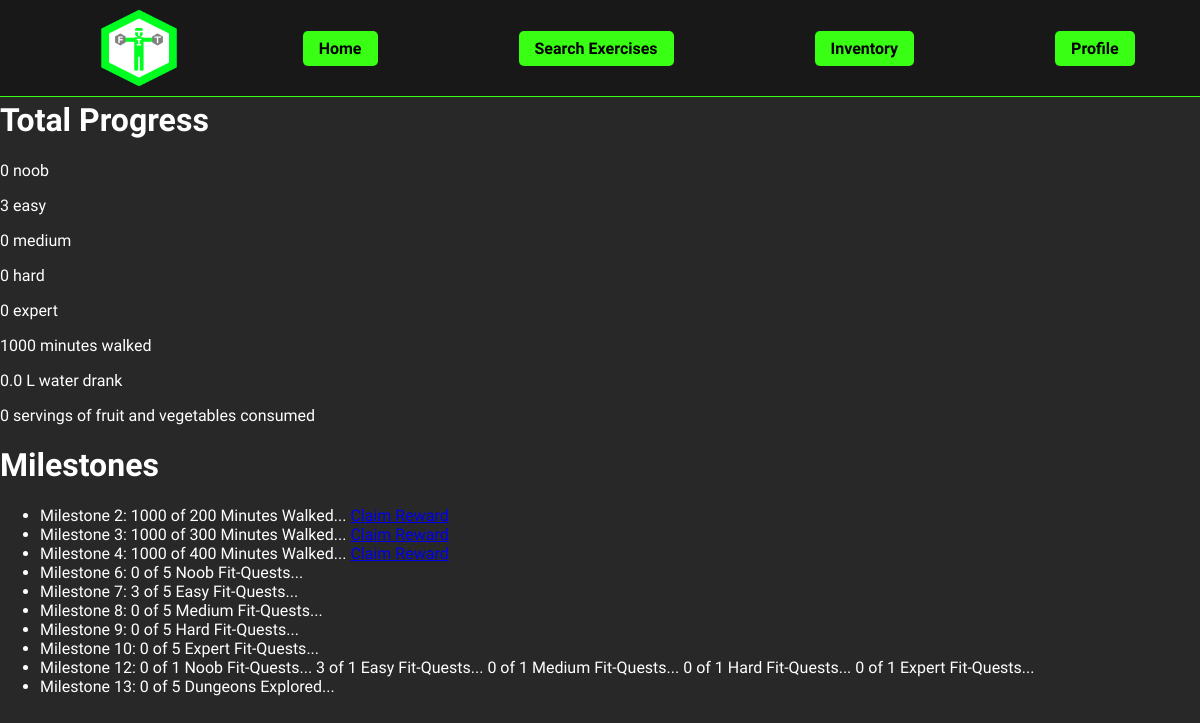
Page /dungeon/milestones/ (signed in) on the committed database.
### dungeon/models.py (models this page shows)
class Milestone(models.Model):
    num_noob_task = models.IntegerField(default=0)
    num_easy_task = models.IntegerField(default=0)
    num_medium_task = models.IntegerField(default=0)
    num_hard_task = models.IntegerField(default=0)
    num_expert_task = models.IntegerField(default=0)
    total_minutes_walked = models.IntegerField(default=0)
    total_water_drank_L = models.FloatField(default=0)
    total_fruit_veggie_servings = models.IntegerField(default=0)
    total_dungeons_completed = models.IntegerField(default=0)
    reward_action_points = models.IntegerField(default=0)
    reward_sword = models.ForeignKey(Sword, on_delete=models.SET_NULL, null=True, blank=True)
    reward_boots = models.ForeignKey(Boots, on_delete=models.SET_NULL, null=True, blank=True)
    reward_staff = models.ForeignKey(Staff, on_delete=models.SET_NULL, null=True, blank=True)
    reward_armor = models.ForeignKey(Armor, on_delete=models.SET_NULL, null=True, blank=True)
    reward_max_health = models.IntegerField(default=0)

### dungeon/views.py (the view)
# urls.py: path('milestones/', views.view_milestones, name='view_milestones'),
@login_required
def view_milestones(request):
    check_and_create_game_stats(request.user.id)
    with connection.cursor() as cursor:
        tasks_completed = []
        for difficulty in ['Noob', 'Easy', 'Medium', 'Hard', 'Expert']:
            cursor.execute("""
                SELECT COUNT(*)
                FROM fitness_task t JOIN fitness_tasklog tl ON t.id = tl.task_id
                WHERE t.user_id = %s
                AND t.difficulty_score = %s
                AND tl.percent_completion >= %s
                """,
                [request.user.id, difficulty, TASK_COMPLETION_REQUIREMENT]
            )
            tasks_completed.append(cursor.fetchone()[0])
        cursor.execute("""
            SELECT SUM(minutes_walked), SUM(water_drank_L), SUM(fruit_veggie_servings)
            FROM fitness_dailylog
            WHERE user_id = %s
            """,
            [request.user.id]
        )
        daily_totals = cursor.fetchone()
        cursor.execute("""
            SELECT dungeons_completed
            FROM dungeon_gamestats
            WHERE user_id = %s
            """,
            [request.user.id]
        )
        total_dungeons = cursor.fetchone()[0]
        cursor.execute("""
            SELECT id, num_noob_task, num_easy_task, num_medium_task, num_hard_task, num_expert_task,
                    total_minutes_walked, total_water_drank_L, total_fruit_veggie_servings, total_dungeons_completed
            FROM dungeon_milestone
            WHERE id NOT IN (
                       SELECT milestone_id
                       FROM dungeon_milestonelog
                       WHERE user_id = %s
                       )
            """,
            [request.user.id]
        )
        milestone_info = cursor.fetchall()
    template_args = {
        'noob_tasks': tasks_completed[0],
        'easy_tasks': tasks_completed[1],
        'medium_tasks': tasks_completed[2],
        'hard_tasks': tasks_completed[3],
        'expert_tasks': tasks_completed[4],
        'total_walk': daily_totals[0],
        'total_water': daily_totals[1],
        'total_fruit_veg': daily_totals[2],
        'total_dungeons': total_dungeons,
        'milestone_info': milestone_info}
    return render(request, 'dungeon/view_milestones.html', template_args)

### fitness/views.py (called while the page is built, shortened)
def check_and_create_game_stats(user_id):
    with connection.cursor() as cursor:
        cursor.execute("""
            SELECT *
            FROM dungeon_gamestats
            WHERE user_id = %s
            """,
            [user_id]
        )
        rows = cursor.fetchall()

### dungeon/templates/dungeon/view_milestones.html (shortened to what this page needs)
{% extends 'fitness/header.html' %}
{% block content %}
    <h1>Total Progress</h1>
    <p>{{noob_tasks}} noob</p>
    <p>{{easy_tasks}} easy</p>
    <p>{{medium_tasks}} medium</p>
    <p>{{hard_tasks}} hard</p>
    <p>{{expert_tasks}} expert</p>
    <p>{{total_walk}} minutes walked</p>
    <p>{{total_water}} L water drank</p>
    <p>{{total_fruit_veg}} servings of fruit and vegetables consumed</p>
    <h1>Milestones</h1>
    <ul>
    {% for milestone_id, noob, easy, medium, hard, expert, walk, water, fruit_veg, dungeons in milestone_info %}
        {% if noob_tasks >= noob and easy_tasks >= easy and medium_tasks >= medium and hard_tasks >= hard and expert_tasks >= expert and total_walk >= walk and total_water >= water and total_fruit_veg >= fruit_veg and total_dungeons >= dungeons %}
            <li>
                Milestone {{milestone_id}}:
                {% if walk != 0 %}
                    {{total_walk}} of {{walk}} Minutes Walked...
                {% endif %}
                <a href="{% url 'dungeon:complete_milestone' milestone_id %}">
                </a>
            </li>
        {% endif %}
    {% endfor %}
    {% for milestone_id, noob, easy, medium, hard, expert, walk, water, fruit_veg, dungeons in milestone_info %}
    {% if noob_tasks < noob or easy_tasks < easy or medium_tasks < medium or hard_tasks < hard or expert_tasks < expert or total_walk < walk or total_water < water or total_fruit_veg < fruit_veg or total_dungeons < dungeons %}
        <li>
            Milestone {{milestone_id}}:
            {% if noob != 0 %}
                {{noob_tasks}} of {{noob}} Noob Fit-Quests...
            {% endif %}
            {% if easy != 0 %}
                {{easy_tasks}} of {{easy}} Easy Fit-Quests...
            {% endif %}
            {% if medium != 0 %}
                {{medium_tasks}} of {{medium}} Medium Fit-Quests...
            {% endif %}
            {% if hard != 0 %}
                {{hard_tasks}} of {{hard}} Hard Fit-Quests...
            {% endif %}
            {% if expert != 0 %}
                {{expert_tasks}} of {{expert}} Expert Fit-Quests...
            {% endif %}
            {% if dungeons != 0 %}
                {{total_dungeons}} of {{dungeons}} Dungeons Explored...
            {% endif %}
        </li>
    {% endif %}
{% endfor %}
    </ul>
{% endblock %}

### fitness/templates/fitness/header.html (shortened to what this page needs)
{% load static %}
<!DOCTYPE html>
<html lang="en">
    <head>
        <link rel="stylesheet" type="text/css" href="{% static 'fitness/header.css' %}">
    </head>
    <body>
        <header class="header">
            <div class="logoDiv">
               <img src="{% static 'fitness/fitcrawlerLogo.png' %}" alt="FitCrawler Logo" class="logo">
            </div>
            <div class="buttonDiv">
                <h2><a href="{% url 'fitness:home' %}" class="button">Home</a></h2>
                <h2><a href="{% url 'exercises:search_exercises' %}" class="button">Search Exercises</a></h2>
                {% if user.is_authenticated and user.user_type == 'FitKnight' %}
                    <h2><a class="button">Inventory</a></h2>
                {% endif %}
                {% if user.is_authenticated %}
                <h2><a class="button js-profile">Profile</a></h2>
                {% else %}
                <h2><a href="{% url 'gym:signup' %}" class="button">Sign Up</a></h2>
                <h2><a href="{% url 'gym:login' %}" class="button">Login</a></h2>
                {% endif %}
            </div>
        </header>
        <div class="header-space"></div>
            {% block content %}
            {% endblock %}
    </body>
</html>

### fitness/static/fitness/header.css (style rules this page uses)
body { background-color: #282828; color: white; font-family: "Rajdhani", sans-serif; margin: 0; }
.header { display: flex; justify-content: space-evenly; align-items: center; border-bottom: 1px solid #39FF14; background-color: #181818; margin-bottom: 1rem; position: fixed; width: 100%; top: 0; }
.header h2 { font-size: 1rem; margin: 0; }
.logo { max-height: 100%; max-width: 100%; }
.logoDiv { display: flex; align-items: center; justify-content: center; width: 15%; height: 10vh; }
.buttonDiv { display: flex; align-items: center; justify-content: space-between; width: 70%; margin: 0 1rem; height: 12vh; }
.button { background-color: #39FF14; color: black; padding: 0.5rem 1rem; text-decoration: none; border-radius: 5px; margin-left: 0.5rem; transition: background-color 0.3s ease; border: none; cursor: pointer; }
.header-space { margin-top:1vh; padding-bottom: 9vh; }

### rows in the picture
Milestone: id "6", noob_tasks "0", num_noob_task "5"
Milestone: id "8", medium_tasks "0", num_medium_task "5"
Milestone: id "9", hard_tasks "0", num_hard_task "5"
Milestone: id "10", expert_tasks "0", num_expert_task "5"
Milestone: id "13", total_dungeons "0", dungeons "5"

### other values in the picture
{{ noob_tasks }} "0"
{{ easy_tasks }} "3"
{{ medium_tasks }} "0"
{{ hard_tasks }} "0"
{{ expert_tasks }} "0"
{{ total_walk }} "1000"
{{ total_water }} "0.0"
{{ total_fruit_veg }} "0"
{{ milestone_id }} "2" "3" "4"
{{ total_walk }} "1000" "1000" "1000"
{{ walk }} "200" "300" "400"
{{ milestone_id }} "7" "12"
{{ easy_tasks }} "3" "3"
{{ easy }} "5" "1"
{{ noob }} "1"
